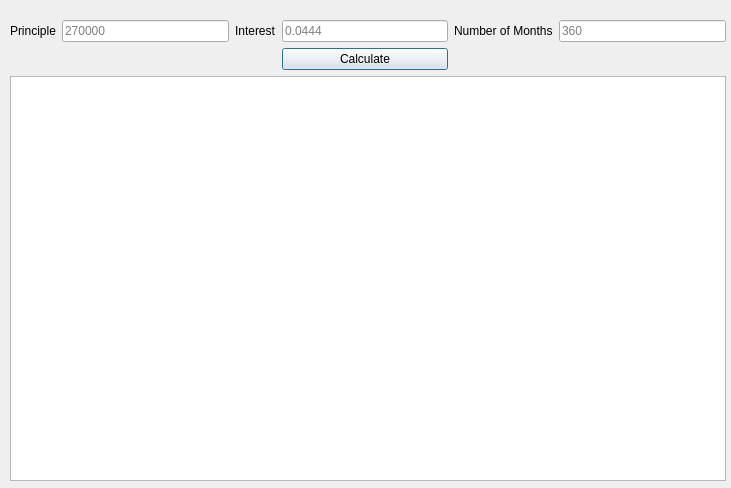
<?xml version="1.0" encoding="UTF-8"?>
<ui version="4.0">
 <class>Dialog</class>
 <widget class="QDialog" name="Dialog">
  <property name="geometry">
   <rect>
    <x>0</x>
    <y>0</y>
    <width>731</width>
    <height>488</height>
   </rect>
  </property>
  <property name="windowTitle">
   <string>Amortization</string>
  </property>
  <property name="windowIcon">
   <iconset>
    <normaloff>../../ericface.png</normaloff>../../ericface.png</iconset>
  </property>
  <widget class="QWidget" name="gridLayoutWidget">
   <property name="geometry">
    <rect>
     <x>10</x>
     <y>20</y>
     <width>716</width>
     <height>461</height>
    </rect>
   </property>
   <layout class="QGridLayout" name="gridLayout" rowstretch="0,0,0,0">
    <property name="sizeConstraint">
     <enum>QLayout::SetDefaultConstraint</enum>
    </property>
    <property name="horizontalSpacing">
     <number>6</number>
    </property>
    <item row="0" column="5">
     <widget class="QLineEdit" name="lineEditMonth">
      <property name="placeholderText">
       <string>360</string>
      </property>
     </widget>
    </item>
    <item row="0" column="1">
     <widget class="QLineEdit" name="lineEditPrinciple">
      <property name="placeholderText">
       <string>270000</string>
      </property>
     </widget>
    </item>
    <item row="0" column="2">
     <widget class="QLabel" name="label_2">
      <property name="text">
       <string>Interest</string>
      </property>
     </widget>
    </item>
    <item row="0" column="3">
     <widget class="QLineEdit" name="lineEditInterest">
      <property name="toolTip">
       <string>Pre-divide interest by 100</string>
      </property>
      <property name="text">
       <string/>
      </property>
      <property name="placeholderText">
       <string>0.0444</string>
      </property>
     </widget>
    </item>
    <item row="0" column="0">
     <widget class="QLabel" name="label">
      <property name="text">
       <string>Principle</string>
      </property>
     </widget>
    </item>
    <item row="2" column="3">
     <spacer name="verticalSpacer">
      <property name="orientation">
       <enum>Qt::Vertical</enum>
      </property>
      <property name="sizeHint" stdset="0">
       <size>
        <width>20</width>
        <height>40</height>
       </size>
      </property>
     </spacer>
    </item>
    <item row="1" column="3">
     <widget class="QPushButton" name="pushButtonCalculate">
      <property name="text">
       <string>Calculate</string>
      </property>
     </widget>
    </item>
    <item row="0" column="4">
     <widget class="QLabel" name="label_3">
      <property name="text">
       <string>Number of Months</string>
      </property>
     </widget>
    </item>
    <item row="2" column="0" rowspan="2" colspan="6">
     <widget class="QTableView" name="tableViewCSV">
      <property name="toolTip">
       <string>amort table will appear here</string>
      </property>
      <property name="editTriggers">
       <set>QAbstractItemView::NoEditTriggers</set>
      </property>
     </widget>
    </item>
   </layout>
  </widget>
 </widget>
 <resources/>
 <connections/>
</ui>
